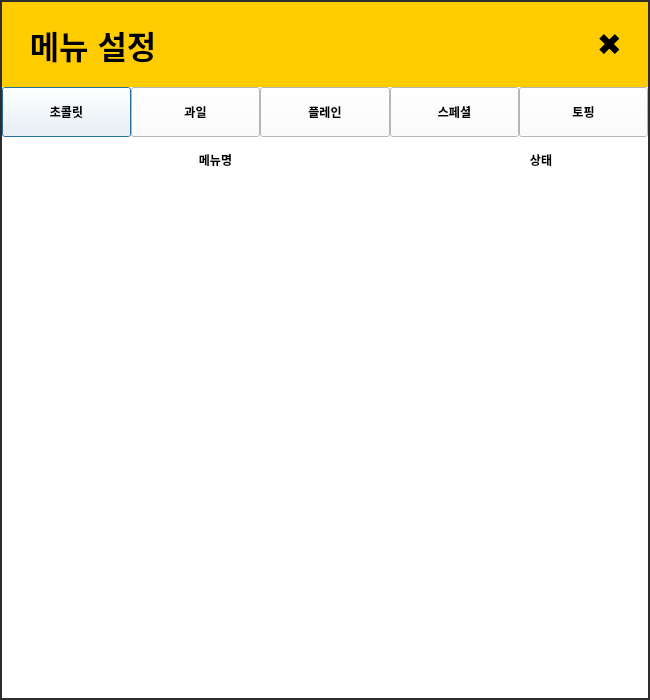
<?xml version="1.0" encoding="UTF-8"?>
<ui version="4.0">
 <class>Dialog</class>
 <widget class="QDialog" name="Dialog">
  <property name="geometry">
   <rect>
    <x>0</x>
    <y>0</y>
    <width>650</width>
    <height>700</height>
   </rect>
  </property>
  <property name="windowTitle">
   <string>Dialog</string>
  </property>
  <property name="styleSheet">
   <string notr="true"/>
  </property>
  <layout class="QHBoxLayout" name="horizontalLayout_4">
   <property name="spacing">
    <number>0</number>
   </property>
   <property name="leftMargin">
    <number>0</number>
   </property>
   <property name="topMargin">
    <number>0</number>
   </property>
   <property name="rightMargin">
    <number>0</number>
   </property>
   <property name="bottomMargin">
    <number>0</number>
   </property>
   <item>
    <widget class="QFrame" name="frame_main">
     <property name="maximumSize">
      <size>
       <width>650</width>
       <height>700</height>
      </size>
     </property>
     <property name="styleSheet">
      <string notr="true">QFrame#frame_main {
	border: 2px solid rgb(45, 45, 45);
}</string>
     </property>
     <property name="frameShape">
      <enum>QFrame::NoFrame</enum>
     </property>
     <property name="frameShadow">
      <enum>QFrame::Raised</enum>
     </property>
     <property name="lineWidth">
      <number>0</number>
     </property>
     <layout class="QVBoxLayout" name="verticalLayout_4">
      <property name="spacing">
       <number>0</number>
      </property>
      <property name="leftMargin">
       <number>0</number>
      </property>
      <property name="topMargin">
       <number>0</number>
      </property>
      <property name="rightMargin">
       <number>0</number>
      </property>
      <property name="bottomMargin">
       <number>0</number>
      </property>
      <item>
       <widget class="QStackedWidget" name="stack_main">
        <property name="frameShape">
         <enum>QFrame::NoFrame</enum>
        </property>
        <property name="lineWidth">
         <number>0</number>
        </property>
        <property name="currentIndex">
         <number>0</number>
        </property>
        <widget class="QWidget" name="page_menu_manager">
         <property name="styleSheet">
          <string notr="true">background: rgb(255, 255, 255);</string>
         </property>
         <layout class="QVBoxLayout" name="verticalLayout_5">
          <property name="spacing">
           <number>0</number>
          </property>
          <property name="leftMargin">
           <number>0</number>
          </property>
          <property name="topMargin">
           <number>0</number>
          </property>
          <property name="rightMargin">
           <number>0</number>
          </property>
          <property name="bottomMargin">
           <number>0</number>
          </property>
          <item>
           <widget class="QFrame" name="title_frame_2">
            <property name="minimumSize">
             <size>
              <width>650</width>
              <height>0</height>
             </size>
            </property>
            <property name="maximumSize">
             <size>
              <width>16777215</width>
              <height>85</height>
             </size>
            </property>
            <property name="frameShape">
             <enum>QFrame::NoFrame</enum>
            </property>
            <property name="frameShadow">
             <enum>QFrame::Raised</enum>
            </property>
            <property name="lineWidth">
             <number>0</number>
            </property>
            <layout class="QHBoxLayout" name="horizontalLayout_10">
             <property name="spacing">
              <number>0</number>
             </property>
             <property name="leftMargin">
              <number>0</number>
             </property>
             <property name="topMargin">
              <number>0</number>
             </property>
             <property name="rightMargin">
              <number>0</number>
             </property>
             <property name="bottomMargin">
              <number>0</number>
             </property>
             <item>
              <widget class="QLabel" name="payment_choose_title_bar_2">
               <property name="minimumSize">
                <size>
                 <width>500</width>
                 <height>85</height>
                </size>
               </property>
               <property name="maximumSize">
                <size>
                 <width>16777215</width>
                 <height>85</height>
                </size>
               </property>
               <property name="font">
                <font>
                 <family>Ubuntu</family>
                 <pointsize>24</pointsize>
                 <weight>75</weight>
                 <bold>true</bold>
                </font>
               </property>
               <property name="styleSheet">
                <string notr="true">background-color: rgb(255, 204, 0);
padding-left: 0.5px;

</string>
               </property>
               <property name="frameShape">
                <enum>QFrame::NoFrame</enum>
               </property>
               <property name="lineWidth">
                <number>0</number>
               </property>
               <property name="text">
                <string>  메뉴 설정</string>
               </property>
               <property name="alignment">
                <set>Qt::AlignLeading|Qt::AlignLeft|Qt::AlignVCenter</set>
               </property>
              </widget>
             </item>
             <item>
              <widget class="QPushButton" name="btn_cancel">
               <property name="minimumSize">
                <size>
                 <width>85</width>
                 <height>85</height>
                </size>
               </property>
               <property name="maximumSize">
                <size>
                 <width>85</width>
                 <height>16777215</height>
                </size>
               </property>
               <property name="cursor">
                <cursorShape>PointingHandCursor</cursorShape>
               </property>
               <property name="styleSheet">
                <string notr="true">background-color: rgb(255, 204, 0);
border: none;
font-size: 30px;</string>
               </property>
               <property name="text">
                <string>✖️</string>
               </property>
               <property name="icon">
                <iconset>
                 <normaloff>../../../../.designer/img/qt자료/x.png</normaloff>../../../../.designer/img/qt자료/x.png</iconset>
               </property>
               <property name="iconSize">
                <size>
                 <width>30</width>
                 <height>30</height>
                </size>
               </property>
               <property name="autoDefault">
                <bool>false</bool>
               </property>
               <property name="default">
                <bool>true</bool>
               </property>
              </widget>
             </item>
            </layout>
           </widget>
          </item>
          <item>
           <layout class="QVBoxLayout" name="verticalLayout">
            <property name="spacing">
             <number>0</number>
            </property>
            <property name="bottomMargin">
             <number>0</number>
            </property>
            <item>
             <layout class="QHBoxLayout" name="horizontalLayout_2">
              <property name="spacing">
               <number>0</number>
              </property>
              <item>
               <widget class="QPushButton" name="btn_chocolate">
                <property name="enabled">
                 <bool>true</bool>
                </property>
                <property name="minimumSize">
                 <size>
                  <width>0</width>
                  <height>50</height>
                 </size>
                </property>
                <property name="font">
                 <font>
                  <weight>75</weight>
                  <bold>true</bold>
                 </font>
                </property>
                <property name="styleSheet">
                 <string notr="true"/>
                </property>
                <property name="text">
                 <string>초콜릿</string>
                </property>
               </widget>
              </item>
              <item>
               <widget class="QPushButton" name="btn_fruit">
                <property name="minimumSize">
                 <size>
                  <width>0</width>
                  <height>50</height>
                 </size>
                </property>
                <property name="font">
                 <font>
                  <weight>75</weight>
                  <bold>true</bold>
                 </font>
                </property>
                <property name="styleSheet">
                 <string notr="true"/>
                </property>
                <property name="text">
                 <string>과일</string>
                </property>
               </widget>
              </item>
              <item>
               <widget class="QPushButton" name="btn_plain">
                <property name="enabled">
                 <bool>true</bool>
                </property>
                <property name="minimumSize">
                 <size>
                  <width>0</width>
                  <height>50</height>
                 </size>
                </property>
                <property name="font">
                 <font>
                  <weight>75</weight>
                  <bold>true</bold>
                 </font>
                </property>
                <property name="styleSheet">
                 <string notr="true"/>
                </property>
                <property name="text">
                 <string>플레인</string>
                </property>
               </widget>
              </item>
              <item>
               <widget class="QPushButton" name="btn_special">
                <property name="minimumSize">
                 <size>
                  <width>0</width>
                  <height>50</height>
                 </size>
                </property>
                <property name="font">
                 <font>
                  <weight>75</weight>
                  <bold>true</bold>
                 </font>
                </property>
                <property name="styleSheet">
                 <string notr="true"/>
                </property>
                <property name="text">
                 <string>스페셜</string>
                </property>
               </widget>
              </item>
              <item>
               <widget class="QPushButton" name="btn_topping">
                <property name="minimumSize">
                 <size>
                  <width>0</width>
                  <height>50</height>
                 </size>
                </property>
                <property name="font">
                 <font>
                  <weight>75</weight>
                  <bold>true</bold>
                 </font>
                </property>
                <property name="styleSheet">
                 <string notr="true"/>
                </property>
                <property name="text">
                 <string>토핑</string>
                </property>
               </widget>
              </item>
             </layout>
            </item>
            <item>
             <layout class="QHBoxLayout" name="horizontalLayout">
              <property name="spacing">
               <number>5</number>
              </property>
              <item>
               <widget class="QLabel" name="label_2">
                <property name="sizePolicy">
                 <sizepolicy hsizetype="Preferred" vsizetype="Preferred">
                  <horstretch>2</horstretch>
                  <verstretch>0</verstretch>
                 </sizepolicy>
                </property>
                <property name="minimumSize">
                 <size>
                  <width>0</width>
                  <height>45</height>
                 </size>
                </property>
                <property name="font">
                 <font>
                  <weight>75</weight>
                  <bold>true</bold>
                 </font>
                </property>
                <property name="styleSheet">
                 <string notr="true"/>
                </property>
                <property name="frameShape">
                 <enum>QFrame::NoFrame</enum>
                </property>
                <property name="lineWidth">
                 <number>0</number>
                </property>
                <property name="text">
                 <string>메뉴명</string>
                </property>
                <property name="alignment">
                 <set>Qt::AlignCenter</set>
                </property>
               </widget>
              </item>
              <item>
               <widget class="QLabel" name="label">
                <property name="sizePolicy">
                 <sizepolicy hsizetype="Preferred" vsizetype="Preferred">
                  <horstretch>1</horstretch>
                  <verstretch>0</verstretch>
                 </sizepolicy>
                </property>
                <property name="minimumSize">
                 <size>
                  <width>0</width>
                  <height>45</height>
                 </size>
                </property>
                <property name="font">
                 <font>
                  <weight>75</weight>
                  <bold>true</bold>
                 </font>
                </property>
                <property name="styleSheet">
                 <string notr="true"/>
                </property>
                <property name="frameShape">
                 <enum>QFrame::NoFrame</enum>
                </property>
                <property name="lineWidth">
                 <number>0</number>
                </property>
                <property name="text">
                 <string>상태</string>
                </property>
                <property name="alignment">
                 <set>Qt::AlignCenter</set>
                </property>
               </widget>
              </item>
             </layout>
            </item>
            <item>
             <widget class="QScrollArea" name="scrollArea">
              <property name="frameShape">
               <enum>QFrame::NoFrame</enum>
              </property>
              <property name="lineWidth">
               <number>0</number>
              </property>
              <property name="widgetResizable">
               <bool>true</bool>
              </property>
              <widget class="QWidget" name="widget_list">
               <property name="enabled">
                <bool>true</bool>
               </property>
               <property name="geometry">
                <rect>
                 <x>0</x>
                 <y>0</y>
                 <width>644</width>
                 <height>510</height>
                </rect>
               </property>
              </widget>
             </widget>
            </item>
           </layout>
          </item>
         </layout>
        </widget>
        <widget class="QWidget" name="page_password">
         <layout class="QVBoxLayout" name="verticalLayout_8">
          <property name="spacing">
           <number>0</number>
          </property>
          <property name="leftMargin">
           <number>0</number>
          </property>
          <property name="topMargin">
           <number>0</number>
          </property>
          <property name="rightMargin">
           <number>0</number>
          </property>
          <property name="bottomMargin">
           <number>0</number>
          </property>
          <item>
           <widget class="QFrame" name="frame_password_main">
            <property name="frameShape">
             <enum>QFrame::NoFrame</enum>
            </property>
            <property name="frameShadow">
             <enum>QFrame::Raised</enum>
            </property>
            <property name="lineWidth">
             <number>0</number>
            </property>
            <layout class="QVBoxLayout" name="verticalLayout_6">
             <property name="spacing">
              <number>0</number>
             </property>
             <property name="leftMargin">
              <number>0</number>
             </property>
             <property name="topMargin">
              <number>0</number>
             </property>
             <property name="rightMargin">
              <number>0</number>
             </property>
             <property name="bottomMargin">
              <number>0</number>
             </property>
             <item>
              <widget class="QFrame" name="frame_title">
               <property name="maximumSize">
                <size>
                 <width>16777215</width>
                 <height>85</height>
                </size>
               </property>
               <property name="frameShape">
                <enum>QFrame::StyledPanel</enum>
               </property>
               <property name="frameShadow">
                <enum>QFrame::Raised</enum>
               </property>
               <layout class="QHBoxLayout" name="horizontalLayout_6">
                <property name="spacing">
                 <number>0</number>
                </property>
                <property name="leftMargin">
                 <number>0</number>
                </property>
                <property name="topMargin">
                 <number>0</number>
                </property>
                <property name="rightMargin">
                 <number>0</number>
                </property>
                <property name="bottomMargin">
                 <number>0</number>
                </property>
                <item>
                 <widget class="QLabel" name="label_title">
                  <property name="minimumSize">
                   <size>
                    <width>0</width>
                    <height>85</height>
                   </size>
                  </property>
                  <property name="maximumSize">
                   <size>
                    <width>16777215</width>
                    <height>85</height>
                   </size>
                  </property>
                  <property name="font">
                   <font>
                    <family>Ubuntu</family>
                    <pointsize>24</pointsize>
                    <weight>75</weight>
                    <bold>true</bold>
                   </font>
                  </property>
                  <property name="styleSheet">
                   <string notr="true">background-color: rgb(255, 204, 0);</string>
                  </property>
                  <property name="text">
                   <string>   관리자 비밀번호 입력</string>
                  </property>
                  <property name="alignment">
                   <set>Qt::AlignLeading|Qt::AlignLeft|Qt::AlignVCenter</set>
                  </property>
                 </widget>
                </item>
                <item>
                 <widget class="QPushButton" name="btn_quit">
                  <property name="minimumSize">
                   <size>
                    <width>80</width>
                    <height>85</height>
                   </size>
                  </property>
                  <property name="maximumSize">
                   <size>
                    <width>80</width>
                    <height>16777215</height>
                   </size>
                  </property>
                  <property name="cursor">
                   <cursorShape>ArrowCursor</cursorShape>
                  </property>
                  <property name="styleSheet">
                   <string notr="true">background-color: rgb(255, 204, 0);
border: none;
font-size: 30px;</string>
                  </property>
                  <property name="text">
                   <string>✖️</string>
                  </property>
                  <property name="autoDefault">
                   <bool>false</bool>
                  </property>
                  <property name="default">
                   <bool>true</bool>
                  </property>
                  <property name="flat">
                   <bool>false</bool>
                  </property>
                 </widget>
                </item>
               </layout>
              </widget>
             </item>
             <item>
              <widget class="QWidget" name="widget_keypad" native="true">
               <property name="styleSheet">
                <string notr="true">background-color: rgb(255, 255, 255);</string>
               </property>
               <layout class="QHBoxLayout" name="horizontalLayout_7">
                <property name="leftMargin">
                 <number>0</number>
                </property>
                <property name="topMargin">
                 <number>0</number>
                </property>
                <property name="rightMargin">
                 <number>0</number>
                </property>
                <property name="bottomMargin">
                 <number>0</number>
                </property>
                <item>
                 <widget class="QFrame" name="point_bottom_page">
                  <property name="frameShape">
                   <enum>QFrame::NoFrame</enum>
                  </property>
                  <property name="frameShadow">
                   <enum>QFrame::Raised</enum>
                  </property>
                  <property name="lineWidth">
                   <number>0</number>
                  </property>
                  <layout class="QVBoxLayout" name="verticalLayout_7">
                   <property name="spacing">
                    <number>0</number>
                   </property>
                   <property name="leftMargin">
                    <number>0</number>
                   </property>
                   <property name="topMargin">
                    <number>0</number>
                   </property>
                   <property name="rightMargin">
                    <number>0</number>
                   </property>
                   <property name="bottomMargin">
                    <number>0</number>
                   </property>
                   <item>
                    <widget class="QLabel" name="label_password">
                     <property name="font">
                      <font>
                       <family>Ubuntu Medium</family>
                       <pointsize>31</pointsize>
                      </font>
                     </property>
                     <property name="text">
                      <string/>
                     </property>
                     <property name="alignment">
                      <set>Qt::AlignCenter</set>
                     </property>
                    </widget>
                   </item>
                   <item>
                    <widget class="QFrame" name="keypads">
                     <property name="styleSheet">
                      <string notr="true">QFrame#frame_3{border: 1px solid rgb(45, 45, 45);}</string>
                     </property>
                     <property name="frameShape">
                      <enum>QFrame::NoFrame</enum>
                     </property>
                     <property name="frameShadow">
                      <enum>QFrame::Raised</enum>
                     </property>
                     <property name="lineWidth">
                      <number>0</number>
                     </property>
                     <layout class="QGridLayout" name="gridLayout">
                      <property name="leftMargin">
                       <number>0</number>
                      </property>
                      <property name="topMargin">
                       <number>0</number>
                      </property>
                      <property name="rightMargin">
                       <number>0</number>
                      </property>
                      <property name="bottomMargin">
                       <number>0</number>
                      </property>
                      <property name="spacing">
                       <number>1</number>
                      </property>
                      <item row="1" column="1">
                       <widget class="QPushButton" name="btn_1">
                        <property name="minimumSize">
                         <size>
                          <width>140</width>
                          <height>100</height>
                         </size>
                        </property>
                        <property name="font">
                         <font>
                          <family>Ubuntu Medium</family>
                          <pointsize>31</pointsize>
                         </font>
                        </property>
                        <property name="text">
                         <string>1</string>
                        </property>
                       </widget>
                      </item>
                      <item row="2" column="2">
                       <widget class="QPushButton" name="btn_5">
                        <property name="minimumSize">
                         <size>
                          <width>140</width>
                          <height>100</height>
                         </size>
                        </property>
                        <property name="font">
                         <font>
                          <family>Ubuntu Medium</family>
                          <pointsize>31</pointsize>
                         </font>
                        </property>
                        <property name="text">
                         <string>5</string>
                        </property>
                       </widget>
                      </item>
                      <item row="2" column="3">
                       <widget class="QPushButton" name="btn_6">
                        <property name="minimumSize">
                         <size>
                          <width>140</width>
                          <height>100</height>
                         </size>
                        </property>
                        <property name="font">
                         <font>
                          <family>Ubuntu Medium</family>
                          <pointsize>31</pointsize>
                         </font>
                        </property>
                        <property name="text">
                         <string>6</string>
                        </property>
                       </widget>
                      </item>
                      <item row="2" column="1">
                       <widget class="QPushButton" name="btn_4">
                        <property name="minimumSize">
                         <size>
                          <width>140</width>
                          <height>100</height>
                         </size>
                        </property>
                        <property name="font">
                         <font>
                          <family>Ubuntu Medium</family>
                          <pointsize>31</pointsize>
                         </font>
                        </property>
                        <property name="text">
                         <string>4</string>
                        </property>
                       </widget>
                      </item>
                      <item row="3" column="1">
                       <widget class="QPushButton" name="btn_7">
                        <property name="minimumSize">
                         <size>
                          <width>140</width>
                          <height>100</height>
                         </size>
                        </property>
                        <property name="font">
                         <font>
                          <family>Ubuntu Medium</family>
                          <pointsize>31</pointsize>
                         </font>
                        </property>
                        <property name="text">
                         <string>7</string>
                        </property>
                       </widget>
                      </item>
                      <item row="7" column="1">
                       <widget class="QPushButton" name="btn_clear">
                        <property name="minimumSize">
                         <size>
                          <width>140</width>
                          <height>100</height>
                         </size>
                        </property>
                        <property name="font">
                         <font>
                          <family>Ubuntu Medium</family>
                          <pointsize>31</pointsize>
                         </font>
                        </property>
                        <property name="text">
                         <string>Clear</string>
                        </property>
                       </widget>
                      </item>
                      <item row="7" column="3">
                       <widget class="QPushButton" name="btn_del">
                        <property name="minimumSize">
                         <size>
                          <width>140</width>
                          <height>100</height>
                         </size>
                        </property>
                        <property name="font">
                         <font>
                          <pointsize>31</pointsize>
                         </font>
                        </property>
                        <property name="text">
                         <string>Del</string>
                        </property>
                        <property name="icon">
                         <iconset>
                          <normaloff>../../../../.designer/img/qt자료/back.png</normaloff>../../../../.designer/img/qt자료/back.png</iconset>
                        </property>
                        <property name="iconSize">
                         <size>
                          <width>60</width>
                          <height>60</height>
                         </size>
                        </property>
                       </widget>
                      </item>
                      <item row="3" column="3">
                       <widget class="QPushButton" name="btn_9">
                        <property name="minimumSize">
                         <size>
                          <width>140</width>
                          <height>100</height>
                         </size>
                        </property>
                        <property name="font">
                         <font>
                          <family>Ubuntu Medium</family>
                          <pointsize>31</pointsize>
                         </font>
                        </property>
                        <property name="text">
                         <string>9</string>
                        </property>
                       </widget>
                      </item>
                      <item row="1" column="2">
                       <widget class="QPushButton" name="btn_2">
                        <property name="minimumSize">
                         <size>
                          <width>140</width>
                          <height>100</height>
                         </size>
                        </property>
                        <property name="font">
                         <font>
                          <family>Ubuntu Medium</family>
                          <pointsize>31</pointsize>
                         </font>
                        </property>
                        <property name="text">
                         <string>2</string>
                        </property>
                       </widget>
                      </item>
                      <item row="3" column="2">
                       <widget class="QPushButton" name="btn_8">
                        <property name="minimumSize">
                         <size>
                          <width>140</width>
                          <height>100</height>
                         </size>
                        </property>
                        <property name="font">
                         <font>
                          <family>Ubuntu Medium</family>
                          <pointsize>31</pointsize>
                         </font>
                        </property>
                        <property name="text">
                         <string>8</string>
                        </property>
                       </widget>
                      </item>
                      <item row="7" column="2">
                       <widget class="QPushButton" name="btn_0">
                        <property name="minimumSize">
                         <size>
                          <width>140</width>
                          <height>100</height>
                         </size>
                        </property>
                        <property name="font">
                         <font>
                          <family>Ubuntu Medium</family>
                          <pointsize>31</pointsize>
                         </font>
                        </property>
                        <property name="styleSheet">
                         <string notr="true"/>
                        </property>
                        <property name="text">
                         <string>0</string>
                        </property>
                        <property name="default">
                         <bool>false</bool>
                        </property>
                       </widget>
                      </item>
                      <item row="1" column="3">
                       <widget class="QPushButton" name="btn_3">
                        <property name="minimumSize">
                         <size>
                          <width>140</width>
                          <height>100</height>
                         </size>
                        </property>
                        <property name="font">
                         <font>
                          <family>Ubuntu Medium</family>
                          <pointsize>31</pointsize>
                         </font>
                        </property>
                        <property name="text">
                         <string>3</string>
                        </property>
                       </widget>
                      </item>
                     </layout>
                    </widget>
                   </item>
                   <item>
                    <widget class="QFrame" name="frame_2">
                     <property name="minimumSize">
                      <size>
                       <width>0</width>
                       <height>110</height>
                      </size>
                     </property>
                     <property name="maximumSize">
                      <size>
                       <width>16777215</width>
                       <height>110</height>
                      </size>
                     </property>
                     <property name="frameShape">
                      <enum>QFrame::NoFrame</enum>
                     </property>
                     <property name="frameShadow">
                      <enum>QFrame::Raised</enum>
                     </property>
                     <property name="lineWidth">
                      <number>0</number>
                     </property>
                     <layout class="QHBoxLayout" name="horizontalLayout_8">
                      <property name="spacing">
                       <number>0</number>
                      </property>
                      <property name="leftMargin">
                       <number>0</number>
                      </property>
                      <property name="topMargin">
                       <number>0</number>
                      </property>
                      <property name="rightMargin">
                       <number>0</number>
                      </property>
                      <property name="bottomMargin">
                       <number>0</number>
                      </property>
                      <item>
                       <widget class="QPushButton" name="btn_check_password">
                        <property name="minimumSize">
                         <size>
                          <width>141</width>
                          <height>110</height>
                         </size>
                        </property>
                        <property name="font">
                         <font>
                          <family>Ubuntu Bold</family>
                          <pointsize>18</pointsize>
                          <weight>75</weight>
                          <bold>true</bold>
                         </font>
                        </property>
                        <property name="styleSheet">
                         <string notr="true">background-color: rgb(45, 45, 45);
color:rgb(255, 255, 255);</string>
                        </property>
                        <property name="text">
                         <string>확인</string>
                        </property>
                        <property name="autoDefault">
                         <bool>false</bool>
                        </property>
                        <property name="default">
                         <bool>true</bool>
                        </property>
                       </widget>
                      </item>
                     </layout>
                    </widget>
                   </item>
                  </layout>
                 </widget>
                </item>
               </layout>
              </widget>
             </item>
            </layout>
           </widget>
          </item>
         </layout>
        </widget>
       </widget>
      </item>
     </layout>
    </widget>
   </item>
  </layout>
 </widget>
 <resources/>
 <connections/>
</ui>
